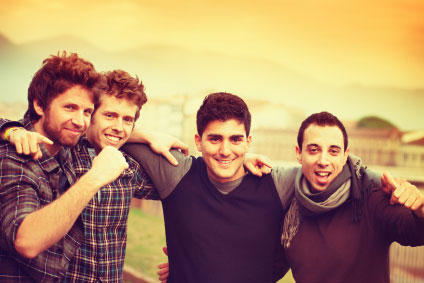
#> input picture cvimages/group-of-friends.jpg, 424 x 283 px
$ python face_dect.py
#> lines starting #> are read from the running program, lines starting #| are printed output that depends on the picture; after the words box and inside, x2 and y2 are one past the last pixel; in counts of white or black regions, pixels touching at a corner belong together
import cv2
# import numpy as np
face_cascade=cv2.CascadeClassifier("cvimages/haarcascade_frontalface_default.xml")#cascade
img=cv2.imread("cvimages/group-of-friends.jpg")
#> img is the input picture: shape (283, 424, 3); mean B, G, R 105.2, 139.4, 174.8
faces=face_cascade.detectMultiScale(img,1.1,4)
#> faces = [[90, 97, 55, 55], [47, 87, 57, 57], [194, 114, 63, 63], [294, 127, 59, 59]]
for (x,y,w,h) in faces:#creating bounding boxes
    cv2.rectangle(img, (x, y), (x + w, y + h), (0, 255, 0), 2)#diagonal points((x + w, y + h)
#> this loop made 4 passes
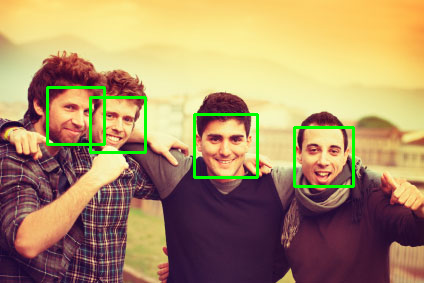
#> img: shape (283, 424, 3); 2.31% of pixels changed, all inside (x1, y1, x2, y2) = (46, 86, 355, 188)
cv2.imshow("Face",img)
cv2.waitKey(0)

$ run again, with cvimages/face_de.jpg copied over cvimages/group-of-friends.jpg
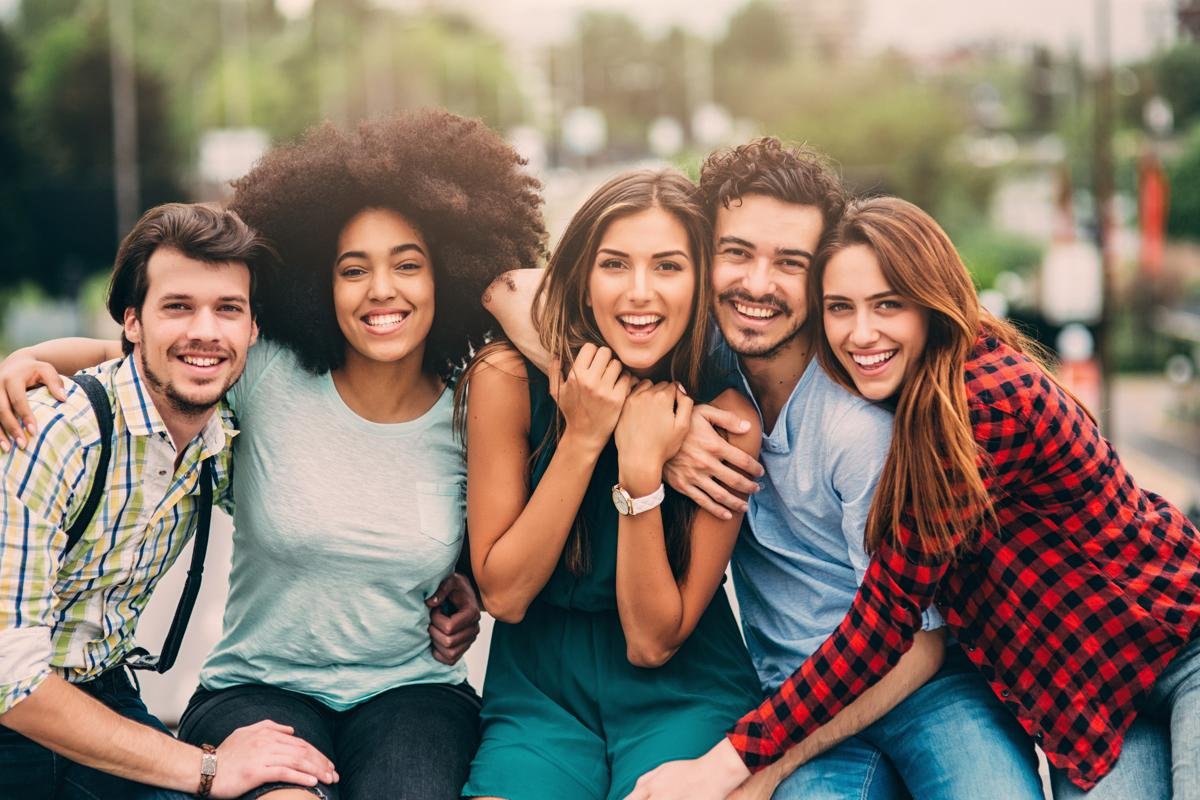
#> input picture cvimages/face_de.jpg, 1200 x 800 px
#> img is the input picture: shape (800, 1200, 3); mean B, G, R 104.6, 117, 133.1
#> faces = [[968, 449, 55, 55], [960, 394, 63, 63], [806, 265, 112, 112], [313, 214, 135, 135], [573, 214, 135, 135], [131, 255, 140, 140], [690, 203, 140, 140], [695, 255, 126, 126]]
#> the loop `for (x,y,w,h) in faces:#creating bounding boxes` made 8 passes
#> after the loop `for (x,y,w,h) in faces:#creating bounding boxes`:
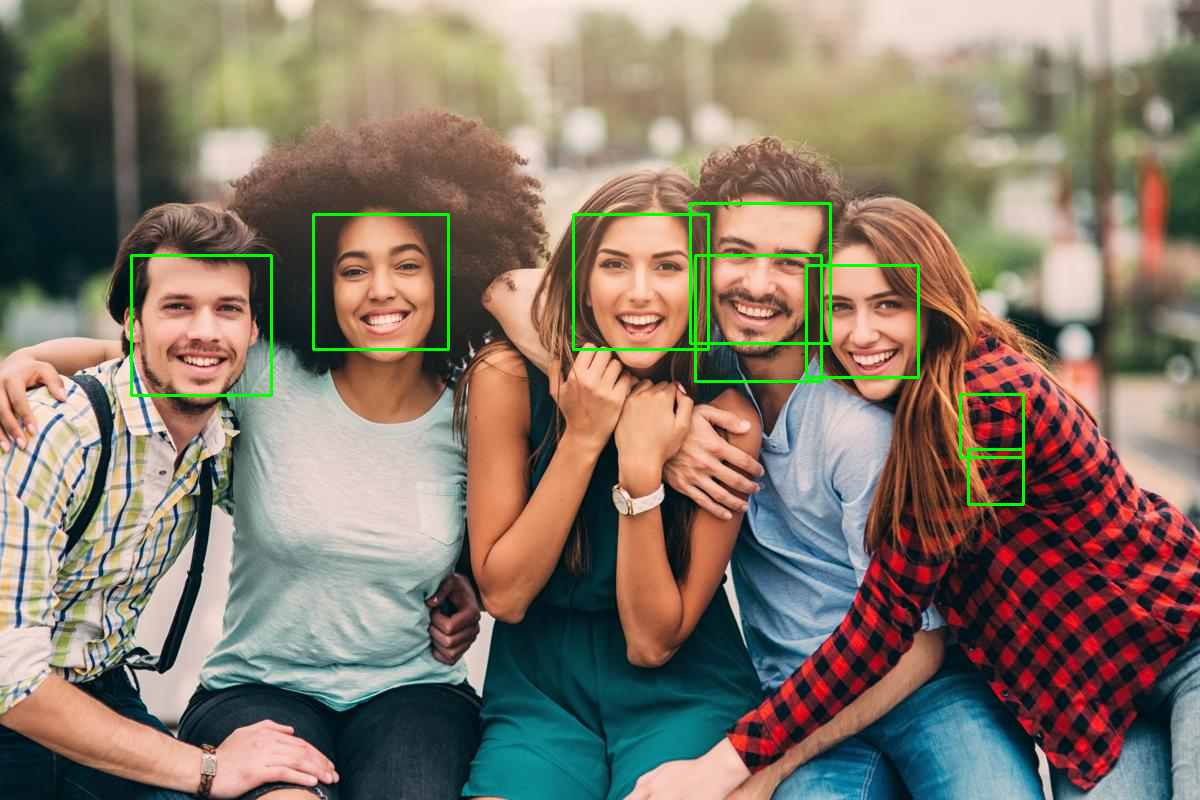
#> img: shape (800, 1200, 3); 1.12% of pixels changed, all inside (x1, y1, x2, y2) = (130, 202, 1025, 506)
